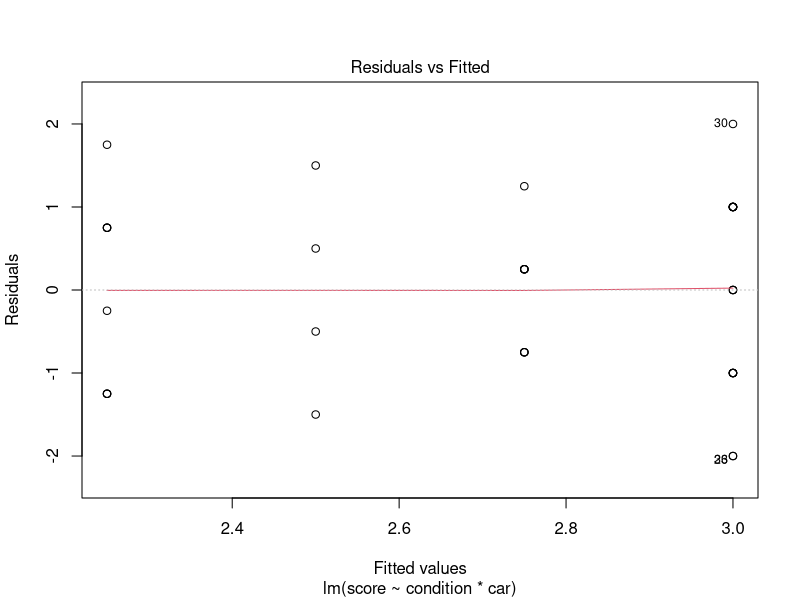
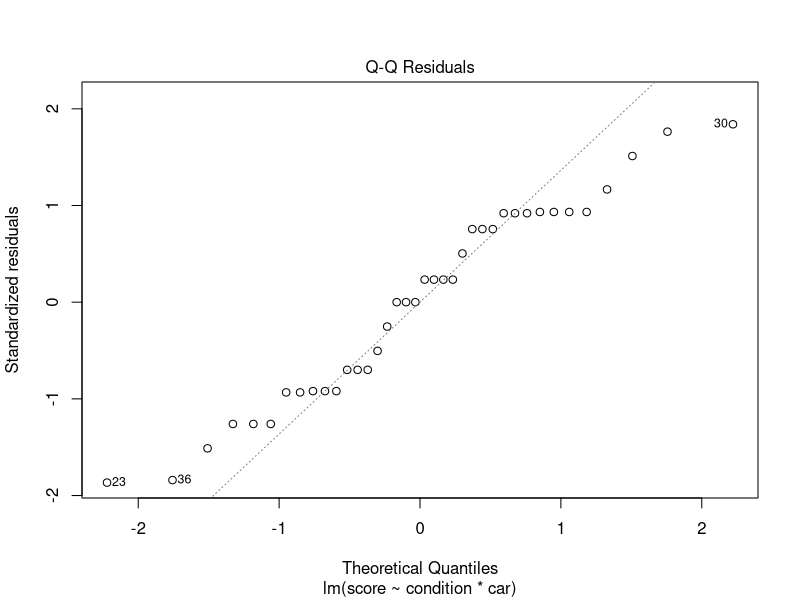
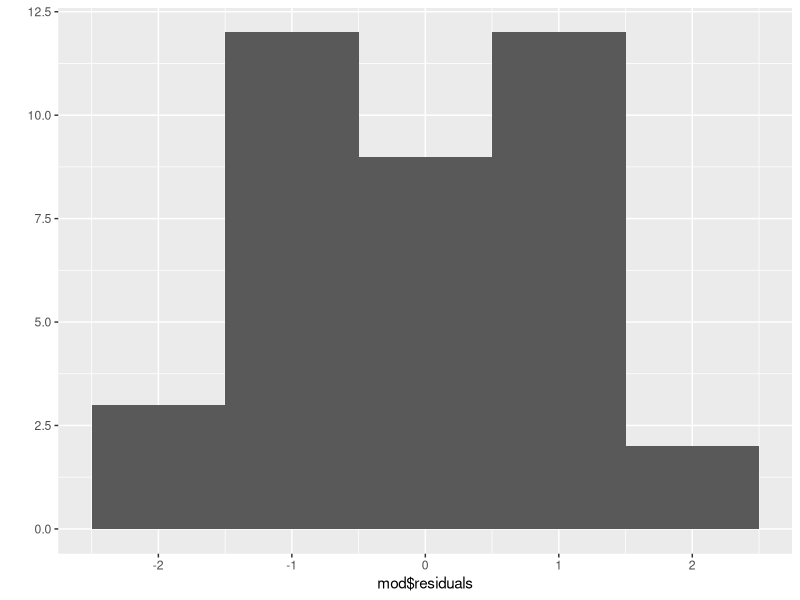
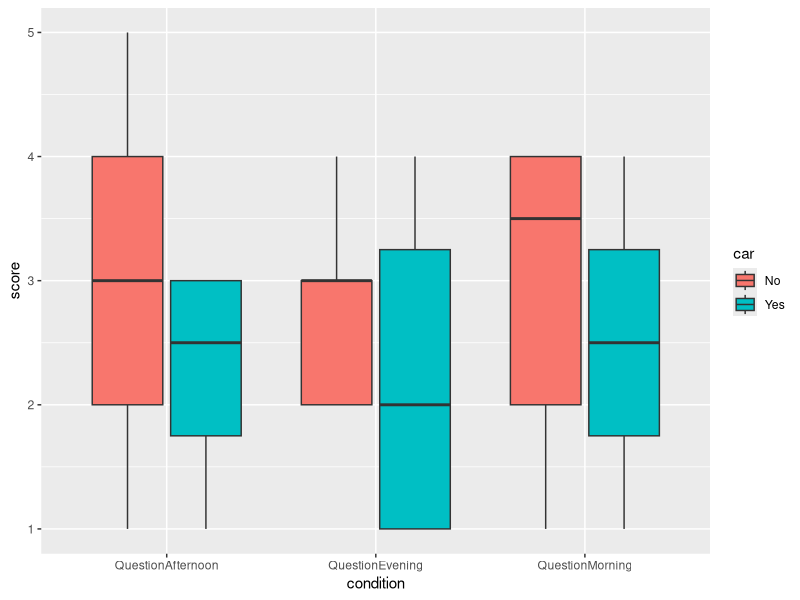
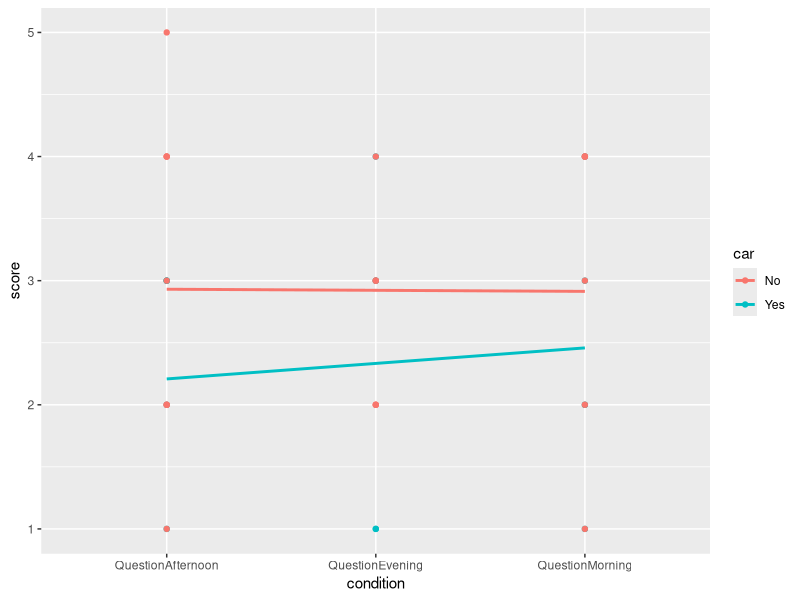

Generate these figures, in order, with R:
## ---- chunk 1
# Set default behavior for all code chunks here:
knitr::opts_chunk$set(
  echo = TRUE, 
  message = FALSE, 
  warning = FALSE, 
  fig.width = 16/2, 
  fig.height = 9/2
)

library(dplyr)
library(tidyr)
library(ggplot2)
library(knitr)
library(readr)

data_raw <- read.csv("data_raw.csv")
## ---- chunk 2
# data cleaning
data_raw <- data_raw[-1:-2, ]

data_clean <- data_raw |>
  filter(Finished != "FALSE")|>
  filter(Consent != "No") |> 
  select(-(1:(ncol(data_raw) - 4)))|>
  pivot_longer(cols = c(QuestionMorning, QuestionAfternoon, QuestionEvening), 
               names_to = "condition", values_to = "score") |>
  filter(!is.na(score))

data_clean$score <- as.numeric(data_clean$score)

data_clean <- data_clean |>
  filter(!is.na(score))

names <- c("car", "condition", "score")
colnames(data_clean) <- names

# write the cleaned data into csv for submission
write_csv(data_clean, file = "clean_data.csv")
## ---- chunk 3
# fit the model
mod <- lm(score ~ condition*car, data = data_clean)
## ---- chunk 4
# descriptive data
data_clean |>
    group_by(condition) |>
    summarize(sd = sd(score)) |>
    summarize(max(sd)/min(sd))

data_clean |>
    group_by(car) |>
    summarize(sd = sd(score)) |>
    summarize(max(sd)/min(sd))

data_clean |>
    group_by(condition, car) |>
    summarize(sd = sd(score)) |>
    ungroup() |>
    summarize(max(sd)/min(sd))

plot(mod, which = 1)
## ---- chunk 5
plot(mod, which = 2)
## ---- chunk 6
qplot(mod$residuals, bins = 5)
## ---- chunk 7
anova(mod)
## ---- chunk 8
ggplot(data = data_clean, 
       aes(x =condition, y = score, fill = car)) + 
       geom_boxplot()
## ---- chunk 9
ggplot(data_clean, aes(x = condition, y = score, 
                    group = car, 
                    color = car)) +
  geom_point() +
  geom_smooth(method = "lm", se = 0)
## ---- chunk 10
R2 = 14.323/(14.323+44.420)
